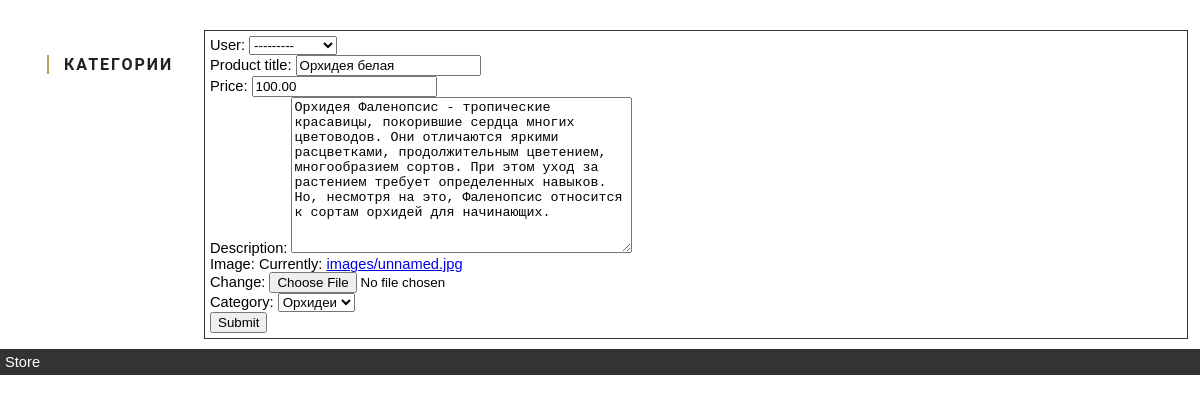
Screenshot of /update_product/16/ with the database file from the repository.
### main/models.py (models this page shows, shortened)
class Product(models.Model):
    user = models.OneToOneField(User, null=True, blank=True, on_delete=models.CASCADE)
    product_title = models.CharField(max_length=100)
    price = models.DecimalField(max_digits=10, decimal_places=2)
    description = models.TextField()
    image = models.ImageField(upload_to='images/')
    category = models.ForeignKey(Category, null=True, on_delete=models.SET_NULL)

### main/views.py (the view)
# urls.py: path('update_product/<str:pk>/', views.update_product, name='update_product'),
def update_product(request, pk):
    product = Product.objects.get(id=pk)
    form = ProductsForm(instance=product)
    if request.method == 'POST':
        form = ProductsForm(request.POST, request.FILES, instance=product)
        if form.is_valid():
            form.save()
            return redirect('show_products')
    context = {'form': form}
    return render(request, 'main/product_templates/product_form.html', context)

### main/forms.py
class ProductsForm(ModelForm):
    class Meta:
        model = Product
        fields = '__all__'

### main/models.py (called while the page is built)
    def __str__(self):
        return self.category_title

### main/templates/main/product_templates/product_form.html (shortened to what this page needs)
{% extends 'main/base.html'%}
{% load static %}
{% block content %}
<form action="" enctype="multipart/form-data" method="post">
    {{form.as_p}}
    <input type="submit" name="Submit">
</form>
{% endblock content %}

### static/css/base.css (style rules this page uses)
body { font: 11pt Arial, Helvetica, sans-serif; margin: 0; }

### static/css/sidebar.css (style rules this page uses)
* { box-sizing: border-box; margin: 0; }

### rows the page displays
Product: user "---------", product_title "Орхидея белая", price "100.00", description "Орхидея Фаленопсис - тропические красавицы, покорившие сердца многих цветоводов. Они отличаются яркими расцветками, продолжительным цветением, многообразием сортов. При этом уход за растением требует определенных навыков. Но, несмотря на это, Фаленопсис относится к сортам орхидей для начинающих.", category "Орхидеи"
